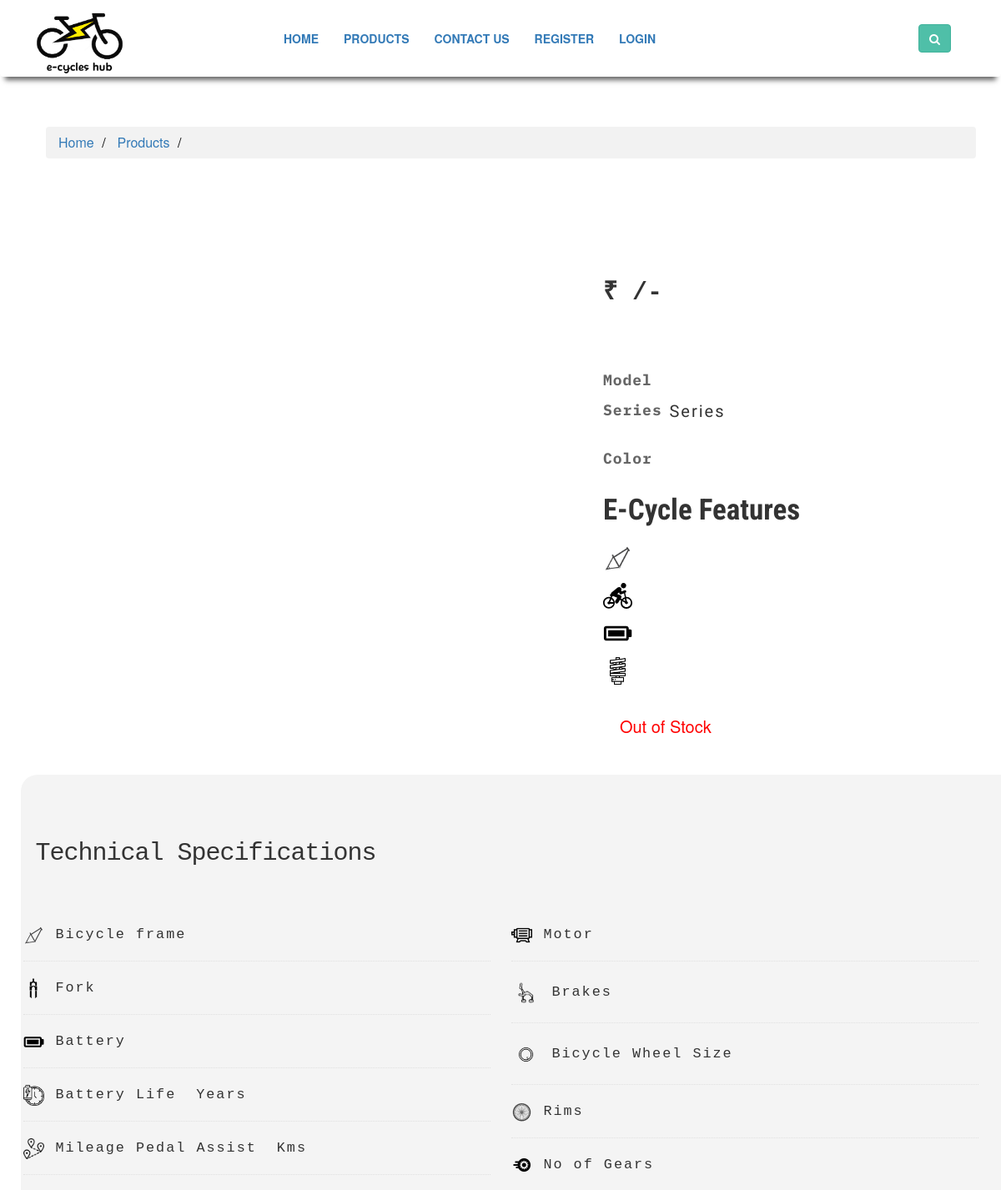
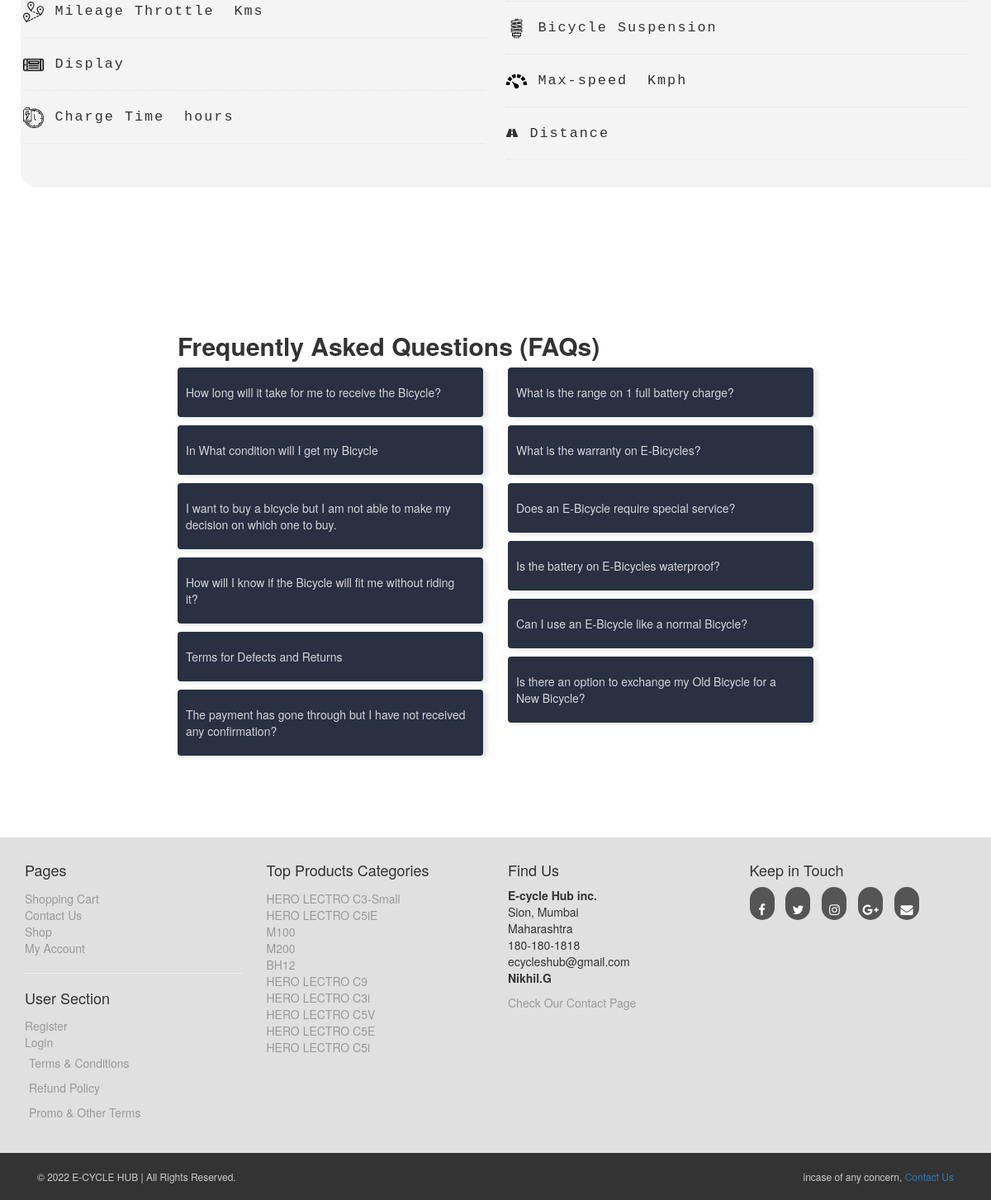
/details.php, run on the app's committed database (2 pictures, top to bottom).
### tables this page shows
CREATE TABLE `faq` (
  `faq_id` int(11) NOT NULL,
  `faq_question` text NOT NULL,
  `faq_answer` text NOT NULL
);

CREATE TABLE `terms` (
  `term_id` int(11) NOT NULL,
  `date` timestamp NOT NULL DEFAULT current_timestamp(),
  `term_title` varchar(255) NOT NULL,
  `term_para` varchar(6000) NOT NULL
);

CREATE TABLE `product_categories` (
  `p_cat_id` int(11) NOT NULL,
  `p_cat_title` text NOT NULL,
  `p_cat_desc` text NOT NULL,
  `p_cat_top` varchar(10) NOT NULL DEFAULT 'YES'
);

### details.php (the view, shortened to what the rows shown need)
<?php
include("includes/db.php");
include("functions/functions.php");
?>
<!DOCTYPE html>
<html>
    <head>
        <link rel="stylesheet" href="styles/bootstrap-337.min.css">
        <link rel="stylesheet" href="styles/style.css">
        <link rel="stylesheet" href="font-awesome/css/font-awesome.min.css">
        <link href="https://unpkg.com/ionicons@4.5.10-0/dist/css/ionicons.min.css" rel="stylesheet">
    </head>
    <body>
        <div id="content">
            <section>
            <div class="container-fluid">
                <div class="col-md-12">
                    <div id="productsMain" class="row">
                        <div class="col-sm-5">
                            <h2 style="font-family: 'Roboto Condensed', sans-serif;font-weight:700;font-size:35px;"><?php echo $pro_title; ?> E-Cycle Features</h2>
                        </div>
                    </div>
                </div>
                </section>
                <section class="specification-section">
                    <div style="margin-bottom: 10px;">
                        <div class="container">
                            <header style="margin-bottom:50px;">
                                <h2 class="spec-heading">
                                    <span class="spec-product-Name"><?php echo $pro_title; ?></span><br>
                                    Technical Specifications
                                </h2>
                            </header>
                        </div>
                    </div>
                </section>
            </div>
        <section class="faq-section">
            <div class="container-fluid faq-container">
            <h2 style="font-weight:700;">Frequently Asked Questions (FAQs)</h2>
                <div class="row">
                    <div class="col-md-6">
                        <div class="accordion">
                            <?php
                                $get_faq="SELECT * FROM faq order by faq_id ASC LIMIT 6";
                                $run_faq=mysqli_query($conn,$get_faq);
                                while($row_faq=mysqli_fetch_array($run_faq)){
                                    $faq_id=$row_faq['faq_id'];
                                    $faq_question=$row_faq['faq_question'];
                            ?>
                                <div class="accordion-item" id="question<?php echo $faq_id; ?>">
                                    <a class="accordion-link" href="#question<?php echo $faq_id; ?>" style="text-decoration: none;">
                                        <?php echo $faq_question; ?>
                                        <i class="icon ion-md-add"></i>
                                    </a>
                                </div>
                            <?php } ?>
                        </div>
                    </div>
                    <div class="col-md-6">
                        <div class="accordion">
                            <?php
                                $get_faq="SELECT * FROM faq order by faq_id DESC LIMIT 6";
                                $run_faq=mysqli_query($conn,$get_faq);
                                while($row_faq=mysqli_fetch_array($run_faq)){
                                    $faq_id=$row_faq['faq_id'];
                                    $faq_question=$row_faq['faq_question'];
                            ?>
                                <div class="accordion-item" id="question<?php echo $faq_id; ?>">
                                    <a class="accordion-link" href="#question<?php echo $faq_id; ?>" style="text-decoration: none;">
                                        <?php echo $faq_question; ?>
                                        <i class="icon ion-md-add"></i>
                                    </a>
                                </div>
                            <?php } ?>
                        </div>
                    </div>
                </div>
            </div>
        </section>
        <?php
            include("includes/footer.php")
        ?>
    </body>
</html>

### includes/footer.php (shortened to what the rows shown need)
<div id="footer">
    <div class="container">
        <div class="row">
            <div class="col-sm-6 col-md-3">
                <ul>
                    <?php
                        $get_term="select * from terms";
                        $run_term=mysqli_query($conn,$get_term);
                        while($row_term=mysqli_fetch_array($run_term)){
                            $term_id=$row_term['term_id'];
                            $term_title=$row_term['term_title'];
                    ?>
                    <li>
                        <button onclick="document.getElementById('id0<?php echo $term_id; ?>').style.display='block'" style="width:auto;"><?php echo $term_title; ?></button>
                    </li>
                    <?php } ?>
                </ul>
            </div>
            <div class="col-sm-6 col-md-3">
                <ul>
                    <?php
                    $get_p_cats="select * from product_categories order by rand() LIMIT 0,10";
                    $run_p_cats= mysqli_query($conn,$get_p_cats);
                    while($row_p_cats=mysqli_fetch_array($run_p_cats)){
                        $p_cat_id=$row_p_cats['p_cat_id'];
                        $p_cat_title=$row_p_cats['p_cat_title'];
                        echo "
                            <li>
                                <a href='shop.php?p_cat_id=$p_cat_id'>
                                    $p_cat_title
                                </a>
                            </li>
                        ";
                    }
                    ?>
                </ul>
            </div>
        </div>
    </div>
</div>

### data on the page
faq: faq_question "How long will it take for me to receive the Bicycle?"
faq: faq_question "In What condition will I get my Bicycle"
faq: faq_question "I want to buy a bicycle but I am not able to make my decision on which one to buy."
faq: faq_question "How will I know if the Bicycle will fit me without riding it?"
faq: faq_question "Terms for Defects and Returns"
faq: faq_question "The payment has gone through but I have not received any confirmation?"
faq: faq_question "What is the range on 1 full battery charge?"
faq: faq_question "What is the warranty on E-Bicycles?"
faq: faq_question "Does an E-Bicycle require special service?"
faq: faq_question "Is the battery on E-Bicycles waterproof?"
faq: faq_question "Can I use an E-Bicycle like a normal Bicycle?"
faq: faq_question "Is there an option to exchange my Old Bicycle for a New Bicycle?"
terms: term_title "Terms & Conditions"
terms: term_title "Refund Policy"
terms: term_title "Promo & Other Terms"
product_categories: p_cat_title "HERO LECTRO C3-Small"
product_categories: p_cat_title "HERO LECTRO C5iE"
product_categories: p_cat_title "M100"
product_categories: p_cat_title "M200"
product_categories: p_cat_title "BH12"
product_categories: p_cat_title "HERO LECTRO C9"
product_categories: p_cat_title "HERO LECTRO C3i"
product_categories: p_cat_title "HERO LECTRO C5V"
product_categories: p_cat_title "HERO LECTRO C5E"
product_categories: p_cat_title "HERO LECTRO C5i"
